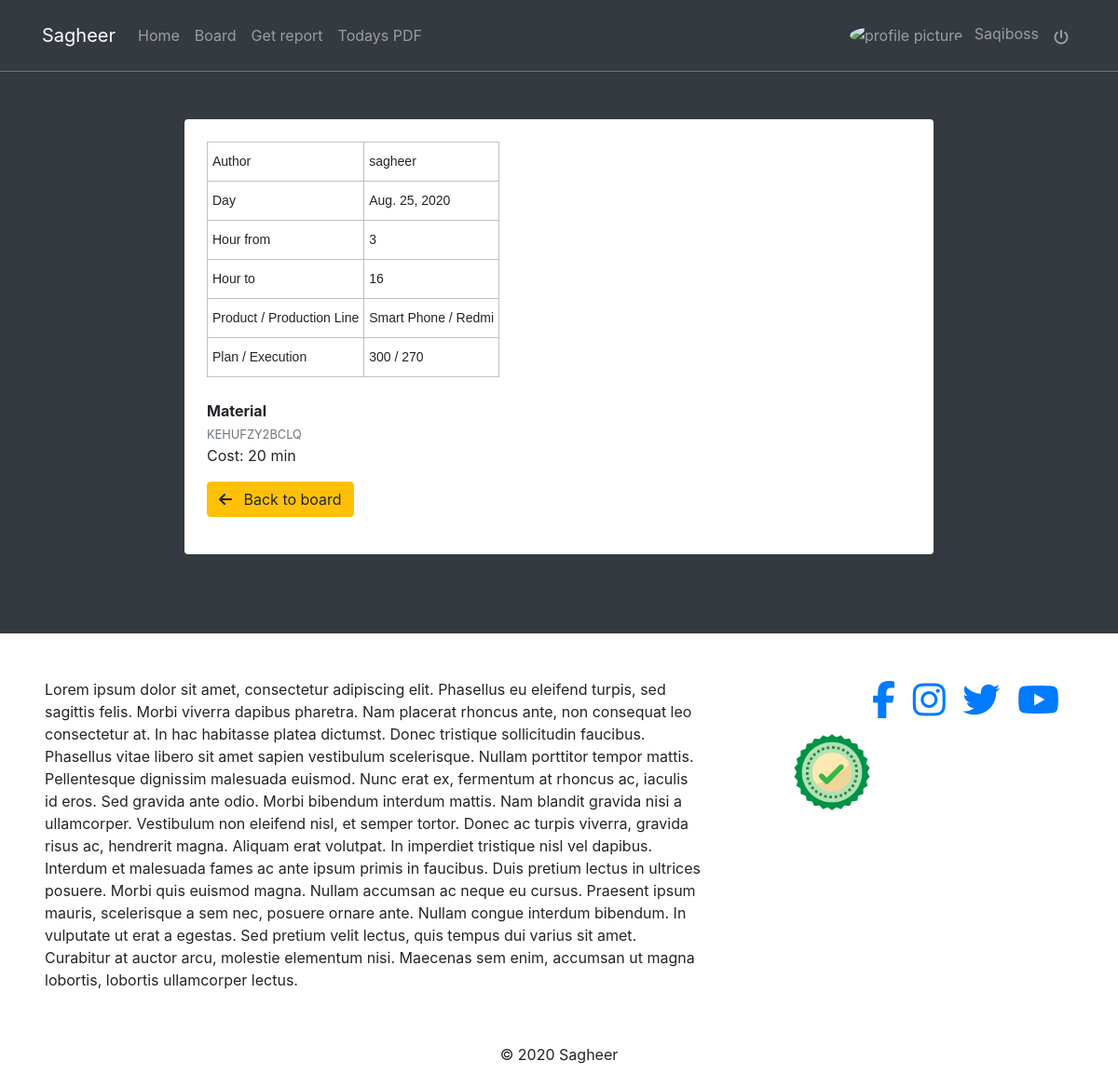
Page /posts/14/6/detail/ (signed in) on the committed database.
### posts/models.py (models this page shows, shortened)
class Post(models.Model):
    author = models.ForeignKey(Profile, on_delete=models.CASCADE)
    liked = models.ManyToManyField(Profile, related_name="liked", blank=True)
    updated = models.DateTimeField(auto_now=True)
    created = models.DateTimeField(auto_now_add=True)

class ProblemPost(Post):
    report = models.ForeignKey(Report, on_delete=models.CASCADE)
    problem_reported = models.ForeignKey(
        ProblemReported, on_delete=models.CASCADE)
    objects = PostManager()

### profiles/models.py (models this page shows)
class Profile(models.Model):
    user=models.OneToOneField(User,on_delete=models.CASCADE)
    bio=models.TextField()
    profile_picture=models.ImageField(upload_to=get_upload_path,default='uploads/profile/img/avatar.png',validators=[FileExtensionValidator(['png','jpg','jpeg'])])
    website=models.CharField(max_length=220)
    updated=models.DateTimeField(auto_now=True)
    created=models.DateTimeField(auto_now_add=True)
    def __str__(self):
        return "{}".format(self.user)

### reports/models.py (models this page shows, shortened)
class Report(models.Model):
    day=models.DateField(default=timezone.now)
    start_hour=models.CharField(max_length=2,choices=hours)
    end_hour=models.CharField(max_length=2,choices=hours)
    user=models.ForeignKey(User,on_delete=models.CASCADE)
    product=models.ForeignKey(Product,on_delete=models.CASCADE)
    plan=models.PositiveIntegerField()
    execution=models.PositiveIntegerField()
    production_line=models.ForeignKey(ProductionLine,on_delete=models.CASCADE)
    updated=models.DateTimeField(auto_now=True)
    created=models.DateTimeField(auto_now_add=True)
    objects=ReportManager()
    class Meta:
        ordering=['-created']

class ProblemReported(models.Model):
    category=models.ForeignKey(Category,on_delete=models.CASCADE)
    description=models.TextField()
    problem_id=models.CharField(max_length=12,unique=True,blank=True,default=random_code)
    breakdown=models.PositiveIntegerField()
    public=models.BooleanField(default=False)
    user=models.ForeignKey(User,on_delete=models.CASCADE)
    report=models.ForeignKey(Report,on_delete=models.CASCADE)
    updated=models.DateTimeField(auto_now=True)
    created=models.DateTimeField(auto_now_add=True)
    objects=ProblemReportedManager()

### products/models.py (models this page shows)
class Product(models.Model):
    name=models.CharField(max_length=220)
    description=models.TextField(blank=True,null=True)
    short_code=models.CharField(max_length=20)
    updated=models.DateTimeField(auto_now=True)
    created=models.DateTimeField(auto_now_add=True)
    def __str__(self):
        return self.name

### areas/models.py (models this page shows)
class ProductionLine(models.Model):
    name=models.CharField(max_length=220)
    team_leader=models.ForeignKey(Profile,on_delete=models.CASCADE)
    products=models.ManyToManyField(Product)
    def __str__(self):
        return self.name

### category/models.py (models this page shows)
class Category(models.Model):
    name=models.CharField(max_length=100)
    description=models.TextField(blank=True)
    updated=models.DateTimeField(auto_now=True)
    created=models.DateTimeField(auto_now_add=True)
    def __str__(self):
        return self.name
    class Meta:
        verbose_name="Category"
        verbose_name_plural="Categories"

### posts/views.py (the view)
# urls.py: path('<pk1>/<pk>/detail/', ProblemDetailPost.as_view(), name="pp-detail"),
class ProblemDetailPost(LoginRequiredMixin, DetailView):
    model = ProblemPost
    template_name = 'posts/detail.html'
    pk_url_kwarg = 'pk1'

### profiles/context_processors.py (called while the page is built)
def profile_pic(request):
    if request.user.is_authenticated:
        user=request.user
        try:
            profile_obj=Profile.objects.get(user=user)
            pic=profile_obj.profile_picture
        except Profile.DoesNoTExist:
            pic=None
        return {'picture':pic}
    return {}

def get_profile(request):
    if request.user.is_authenticated:
        user=request.user
        try:
            profile_obj=Profile.objects.get(user=user)
        except Profile.DoesNotExist:
            pic=None
        return {"profile":profile_obj}
    return {}

### posts/templates/posts/detail.html (shortened to what this page needs)
{% extends 'base.html' %}
{% load crispy_forms_tags %}
{% block content %}
<div class="col-9 mx-auto p-5">
<div class="bg-white p-4 rounded">
{% if object.report %}
    <table class="tg">
    <tr>
        <th class="tg-ve35">Author</th>
        <th class="tg-wo29">{{ object.author }}</th>
    </tr>
    <tr>
        <td class="tg-wo29">Day</td>
        <td class="tg-wo29">{{ object.report.day }}</td>
    </tr>
    <tr>
        <td class="tg-wo29">Hour from</td>
        <td class="tg-wo29">{{ object.report.start_hour }}</td>
    </tr>
    <tr>
        <td class="tg-wo29">Hour to</td>
        <td class="tg-wo29">{{ object.report.end_hour }}</td>
    </tr>
        <tr>
        <td class="tg-wo29">Product / Production Line</td>
        <td class="tg-wo29">{{ object.report.product }} / {{ object.report.production_line }}</td>
    </tr>
        <tr>
        <td class="tg-wo29">Plan / Execution</td>
        <td class="tg-wo29">{{ object.report.plan }} / {{ object.report.execution }}</td>
    </tr>
    </table>
    <br>
    <strong>{{ object.problem_reported.category }}</strong>
    <br>
    <small class="text-muted">{{object.problem_reported.problem_id }}</small>
    <br>
    Cost: {{object.problem_reported.breakdown }} min
{% else %}
    {% if object.image %}
        <div class="mb-3"><Img class="w-100" src="{{object.image.url}}"></div>
    {% endif %}
    <h5>{{object.title}}</h5>
    <p>{{object.description}}</p>
{% endif %}
<div class="row">
    <div class="col-2 my-3">
        <a href="{% url 'posts:post-list' %}">
            <button class="btn btn-warning">
            <i class="fas fa-arrow-left mr-2"></i> Back to board
            </button>
        </a>
    </div>
</div>
</div>
</div>
{% endblock content %}

### templates/navbar.html (shortened to what this page needs)
{% url 'profiles:profile-view' as path_profiles %}
{% url 'reports:home' as path_home %}
{% url 'posts:post-list' as path_board %}
{% url 'reports:select-view' as path_report %}
<nav class="navbar navbar-icon-top navbar-expand-lg navbar-dark bg-dark border-bottom border-secondary fixed-top py-3">
    <div class="container">
        <a class="navbar-brand" href="{{ path_home }}">Sagheer</a>
        <div class="collapse navbar-collapse" id="navbarSupportedContent">
            <ul class="navbar-nav mr-auto">
                <li class="nav-item {% if request.path == path_home %}active{% endif %}">
                    <a class="nav-link" href="{% url 'reports:home'%}">Home</a>
                </li>
                <li class="nav-item {% if request.path == path_board %}active{% endif %}">
                    <a class="nav-link" href="{% url 'posts:post-list' %}">Board</a>
                </li>
                <li class="nav-item {% if request.path == path_report %}active{% endif %}">
                    <a class="nav-link" href="{% url 'reports:select-view' %}">Get report</a>
                </li>
                <li class="nav-item">
                    <a class="nav-link" href="{% url 'reports:pdf' %}">Todays PDF</a>
                </li>
            </ul>
            <ul class="navbar-nav">
                {% if request.user.is_authenticated %}
                    <li class="nav-item {% if request.path == path_profiles %}active{% endif %}">
                        <a class="nav-link" href="{% url 'profiles:profile-view' %}">
                            <img style="height:35px;width:35px; border-radius: 50%;" src="{{picture.url}}" class="img-avatar" alt="profile picture">
                            <span class="ml-2">{{request.user}}</span>
                        </a>
                    </li>
                    <li class="nav-item">
                        <a class="nav-link" href="{% url 'account_logout'%}"><i class="fas fa-power-off mt-2"></i></a>
                    </li>
                    {% else %}
                     <li class="nav-item">
                        <a class="nav-link" href="{% url 'account_login'%}"><i class="fa fa-sign-in-alt"></i></a>
                    </li>
                {% endif %}
            </ul>
        </div>
    </div>
</nav>

### static_project/css/style.css (style rules this page uses)
.img-avatar { height:35px; width:35px; border-radius: 50%; }

### posts/templates/posts/detail.html (style rules this page uses)
.tg { border-collapse:collapse;border-spacing:0; }
.tg td { font-family:Arial, sans-serif;font-size:14px;padding:10px 5px;border-style:solid;border-width:1px;overflow:hidden;word-break:normal;border-color:black; }
.tg th { font-family:Arial, sans-serif;font-size:14px;font-weight:normal;padding:10px 5px;border-style:solid;border-width:1px;overflow:hidden;word-break:normal;border-color:black; }
.tg .tg-ve35 { border-color:#c0c0c0;text-align:left;vertical-align:middle }
.tg .tg-wo29 { border-color:#c0c0c0;text-align:left;vertical-align:top }

### rows in the picture
Post: author "sagheer"
ProblemPost: report.day "Aug. 25, 2020", report.start_hour "3", report.end_hour "16", report.product "Smart Phone", report.production_line "Redmi", report.plan "300", report.execution "270", problem_reported.category "Material", problem_reported.problem_id "KEHUFZY2BCLQ", problem_reported.breakdown "20"

### other values in the picture
{{ request.user }} "Saqiboss"
